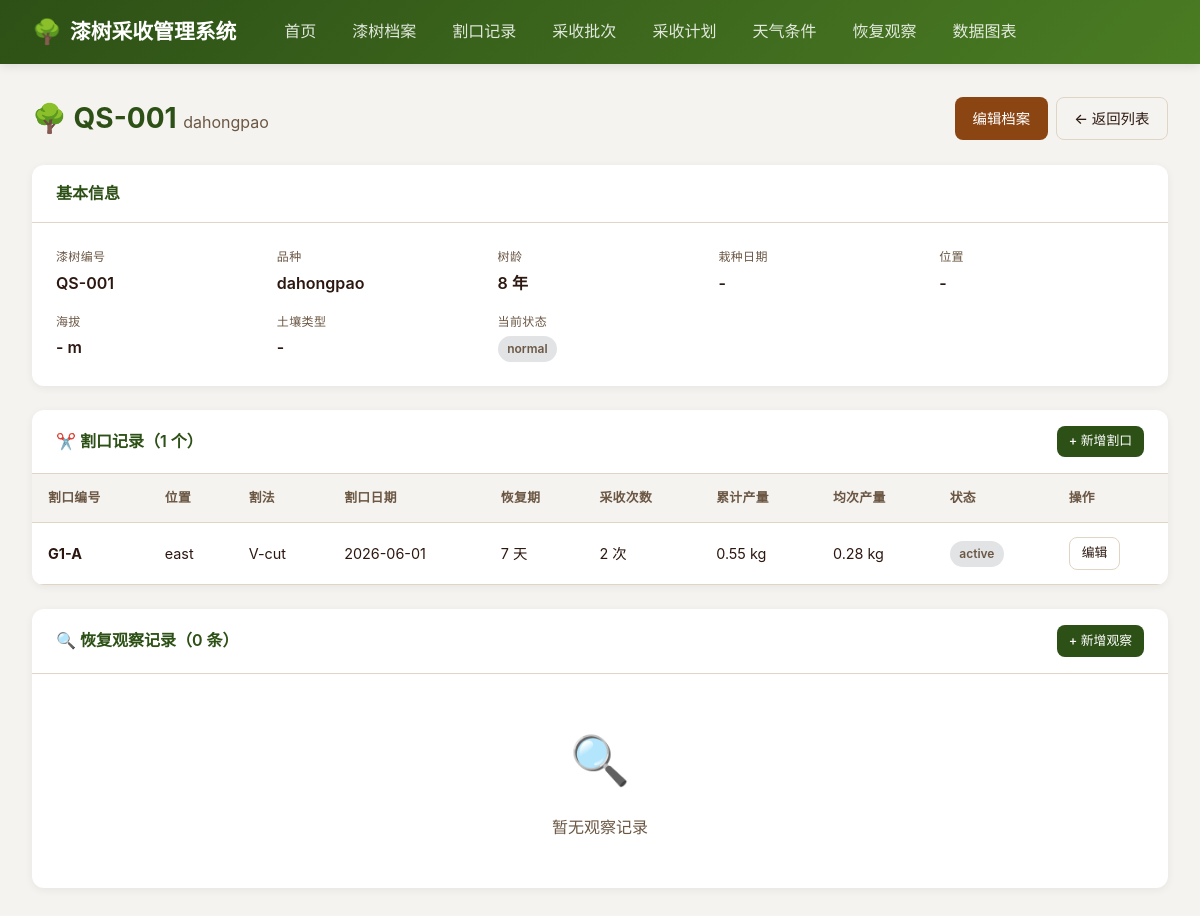
The app's page /trees/1, older data.
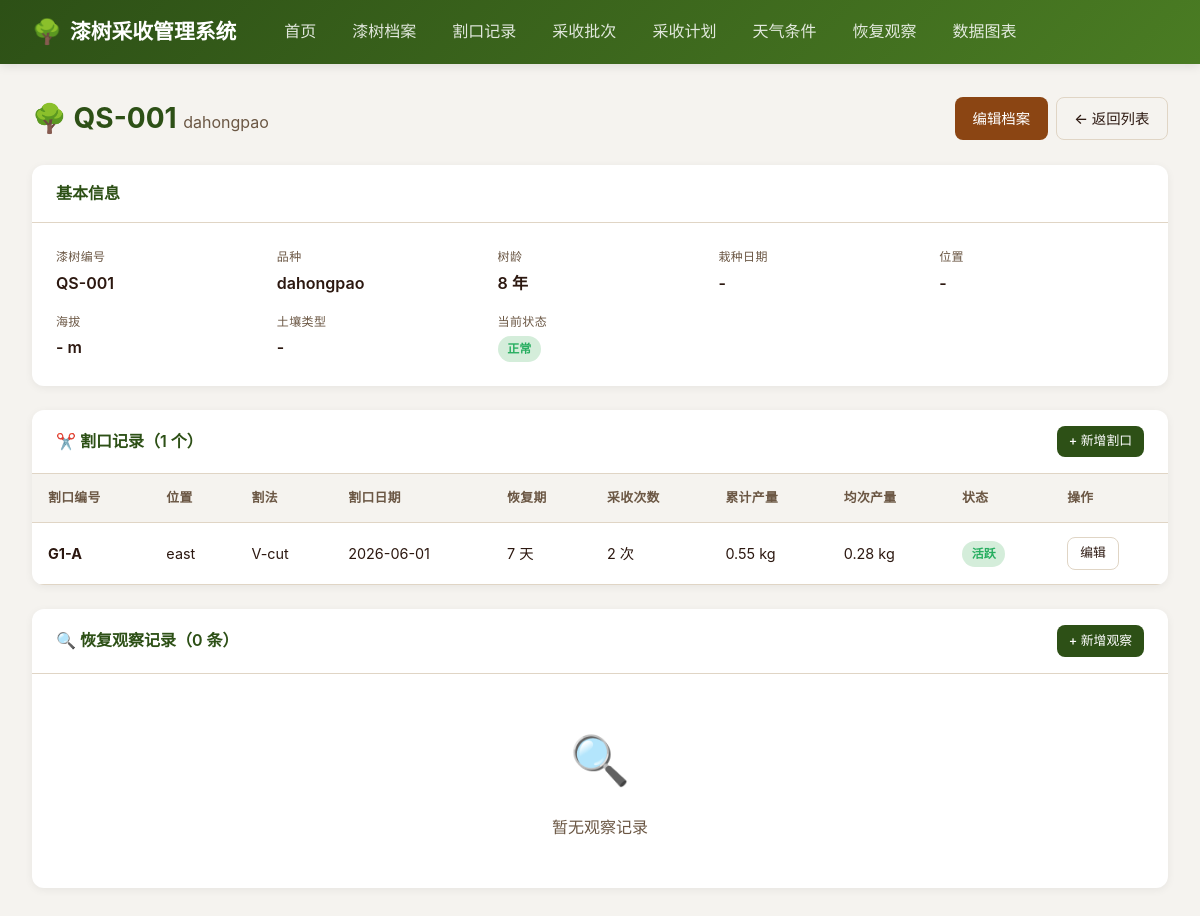
The same page, newer data.
### models.py (models this page shows)
class LacquerTree(Base):
    __tablename__ = "lacquer_trees"
    id = Column(Integer, primary_key=True, index=True)
    tree_code = Column(String(50), unique=True, nullable=False, index=True)
    species = Column(String(100))
    age = Column(Integer)
    location = Column(String(200))
    altitude = Column(Float)
    soil_type = Column(String(100))
    planting_date = Column(Date)
    status = Column(String(20), default="正常")
    remarks = Column(Text)
    created_at = Column(DateTime(timezone=True), server_default=func.now())
    incisions = relationship("Incision", back_populates="tree", cascade="all, delete-orphan")
    observations = relationship("RecoveryObservation", back_populates="tree", cascade="all, delete-orphan")

class Incision(Base):
    __tablename__ = "incisions"
    id = Column(Integer, primary_key=True, index=True)
    tree_id = Column(Integer, ForeignKey("lacquer_trees.id"), nullable=False)
    incision_code = Column(String(50), nullable=False)
    position = Column(String(100), nullable=False)
    height = Column(Float)
    method = Column(String(50), nullable=False)
    incision_date = Column(Date, nullable=False)
    recovery_days = Column(Integer, default=7)
    total_harvests = Column(Integer, default=0)
    total_yield = Column(Float, default=0.0)
    avg_yield = Column(Float, default=0.0)
    status = Column(String(20), default="活跃")
    remarks = Column(Text)
    tree = relationship("LacquerTree", back_populates="incisions")
    harvests = relationship("HarvestBatch", back_populates="incision", cascade="all, delete-orphan")

### main.py (the view)
@app.get("/trees/{tree_id}", response_class=HTMLResponse)
async def view_tree(request: Request, tree_id: int, db: Session = Depends(get_db)):
    tree = db.query(models.LacquerTree).filter(models.LacquerTree.id == tree_id).first()
    if not tree:
        raise HTTPException(status_code=404, detail="漆树不存在")
    incisions = db.query(models.Incision).filter(models.Incision.tree_id == tree_id).all()
    observations = db.query(models.RecoveryObservation).filter(
        models.RecoveryObservation.tree_id == tree_id
    ).order_by(models.RecoveryObservation.observation_date.desc()).all()
    return templates.TemplateResponse("trees/detail.html", {
        "request": request, "tree": tree, "incisions": incisions, "observations": observations
    })

### templates/trees/detail.html (shortened to what the changed rows need)
{% extends "base.html" %}
{% block content %}
<div class="page-header">
  <h1 class="page-title">🌳 {{ tree.tree_code }} <small style="font-size: 1rem; font-weight: 400; color: var(--text-light);">{{ tree.species or '' }}</small></h1>
  <div class="btn-group">
    <a href="/trees/{{ tree.id }}/edit" class="btn btn-secondary">编辑档案</a>
    <a href="/trees" class="btn btn-outline">← 返回列表</a>
  </div>
</div>
<div class="card">
  <div class="card-body">
    <div class="info-grid">
      <div class="info-item">
        <span class="label">漆树编号</span>
        <span class="value">{{ tree.tree_code }}</span>
      </div>
      <div class="info-item">
        <span class="label">品种</span>
        <span class="value">{{ tree.species or '-' }}</span>
      </div>
      <div class="info-item">
        <span class="label">树龄</span>
        <span class="value">{{ tree.age or '-' }} 年</span>
      </div>
      <div class="info-item">
        <span class="label">栽种日期</span>
        <span class="value">{{ tree.planting_date.strftime('%Y-%m-%d') if tree.planting_date else '-' }}</span>
      </div>
      <div class="info-item">
        <span class="label">位置</span>
        <span class="value">{{ tree.location or '-' }}</span>
      </div>
      <div class="info-item">
        <span class="label">海拔</span>
        <span class="value">{{ tree.altitude or '-' }} m</span>
      </div>
      <div class="info-item">
        <span class="label">土壤类型</span>
        <span class="value">{{ tree.soil_type or '-' }}</span>
      </div>
      <div class="info-item">
        <span class="value">
          {% if tree.status == '正常' %}<span class="badge badge-success">正常</span>
          {% elif tree.status == '待观察' %}<span class="badge badge-warning">待观察</span>
          {% elif tree.status == '异常' %}<span class="badge badge-danger">异常</span>
          {% else %}<span class="badge badge-secondary">{{ tree.status }}</span>{% endif %}
        </span>
      </div>
    </div>
  </div>
</div>
<div class="card">
  <div class="card-body" style="padding: 0;">
    {% if incisions %}
    <table>
      <thead>
        <tr>
          <th>割口编号</th>
          <th>位置</th>
          <th>割法</th>
          <th>割口日期</th>
          <th>恢复期</th>
          <th>采收次数</th>
          <th>累计产量</th>
          <th>均次产量</th>
          <th>状态</th>
          <th>操作</th>
        </tr>
      </thead>
      <tbody>
        {% for inc in incisions %}
        <tr>
          <td><strong>{{ inc.incision_code }}</strong></td>
          <td>{{ inc.position }}</td>
          <td>{{ inc.method }}</td>
          <td>{{ inc.incision_date.strftime('%Y-%m-%d') }}</td>
          <td>{{ inc.recovery_days }} 天</td>
          <td>{{ inc.total_harvests }} 次</td>
          <td>{{ '%.2f'|format(inc.total_yield) }} kg</td>
          <td>{{ '%.2f'|format(inc.avg_yield) }} kg</td>
          <td>
            {% if inc.status == '活跃' %}<span class="badge badge-success">活跃</span>
            {% elif inc.status == '休眠' %}<span class="badge badge-warning">休眠</span>
            {% else %}<span class="badge badge-secondary">{{ inc.status }}</span>{% endif %}
          </td>
          <td class="action-col">
            <a href="/incisions/{{ inc.id }}/edit" class="btn btn-outline btn-sm">编辑</a>
          </td>
        </tr>
        {% endfor %}
      </tbody>
    </table>
    {% else %}
    <div class="empty-state">
      <div class="icon">✂️</div>
      <div>暂无割口记录</div>
    </div>
    {% endif %}
  </div>
</div>
{% endblock %}

Row changes from the older to the newer data that the page shows:
changed LacquerTree "QS-001": status "normal" → (not shown)
changed Incision "east": status "active" → (not shown); now shows "活跃"
Text that changed along with them:
text now shown: "正常"
